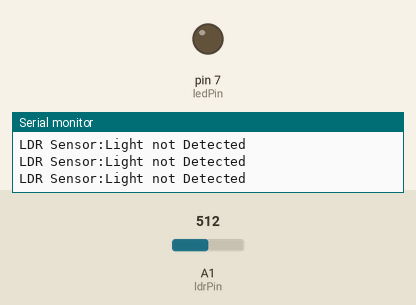
Recording of a sketch running on a simulated Arduino Uno, built with avr-gcc and run on an emulated ATmega328P. Parts: output pins drawn as LEDs (lit = HIGH), the last lines printed to the serial monitor. The test bench sets the inputs (shaded band); at power-on: A1 (ldrPin) = 512.

Above: at 1.3 s.
1.4 s: A1 (ldrPin) set to 89
2.9 s: A1 (ldrPin) set to 72
At 4.2 s:
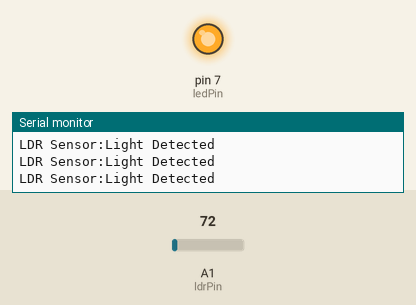
4.5 s: A1 (ldrPin) set to 90
At 5.5 s:
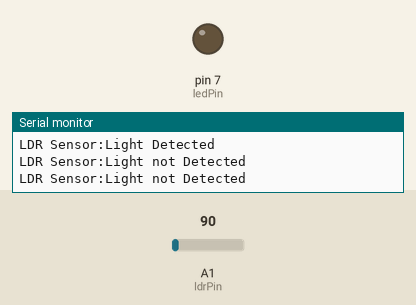
6.0 s: A1 (ldrPin) set to 70
At 6.7 s:
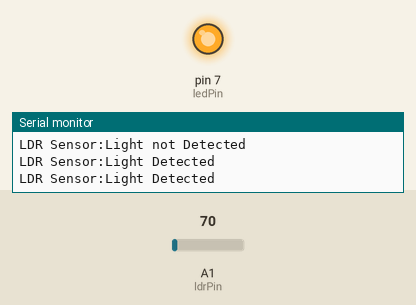
Timing chart, 0 to 8.5 s (numbered marks = the images above; inputs shaded):
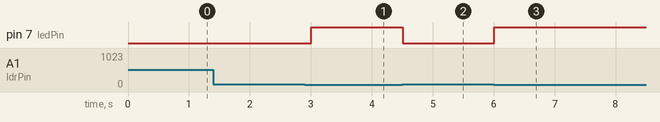

Measured:
- the behaviour switches between 81 and 80 on A1 (ldrPin) (found by bisection; images 0 and 1)
- after the input at 2.9 s, pin 7 (ledPin): LOW → HIGH after 0.11 s
- after the input at 4.5 s, pin 7 (ledPin): HIGH → LOW at once
- after the input at 6.0 s, pin 7 (ledPin): LOW → HIGH at once

The sketch:

LDR_Sensor.ino
```cpp
/*** Atya Technologies - LDR Sensor Code ***/

// Variables declaration:

int ledPin = 7;   //BUILT-IN LED connected to D7 pin
int ldrPin = A1;  //the number of the LDR pin

// the setup routine runs once when you press reset:

void setup() {
  // initialize serial communication at 9600 bits per second:
  Serial.begin(9600);
  Serial.println("Welcome to Atya Technologies Pvt. Ltd.");
  // Set ledPin as output
  pinMode(ledPin, OUTPUT);
  //Set LDR pin as an input
  pinMode(ldrPin, INPUT);
}

// the loop routine runs over and over again forever:

void loop() {
  Serial.print("LDR Sensor:");
  int AnalogValue = analogRead(ldrPin);  //read the status of the LDR value

  if (AnalogValue <= 80) {
    digitalWrite(ledPin, HIGH);
    Serial.println("Light Detected");
    delay(500);
  } else {
    digitalWrite(ledPin, LOW);
    Serial.println("Light not Detected");
    delay(500);  //add delay in milliseconds
  }
  Serial.println();
}
```
